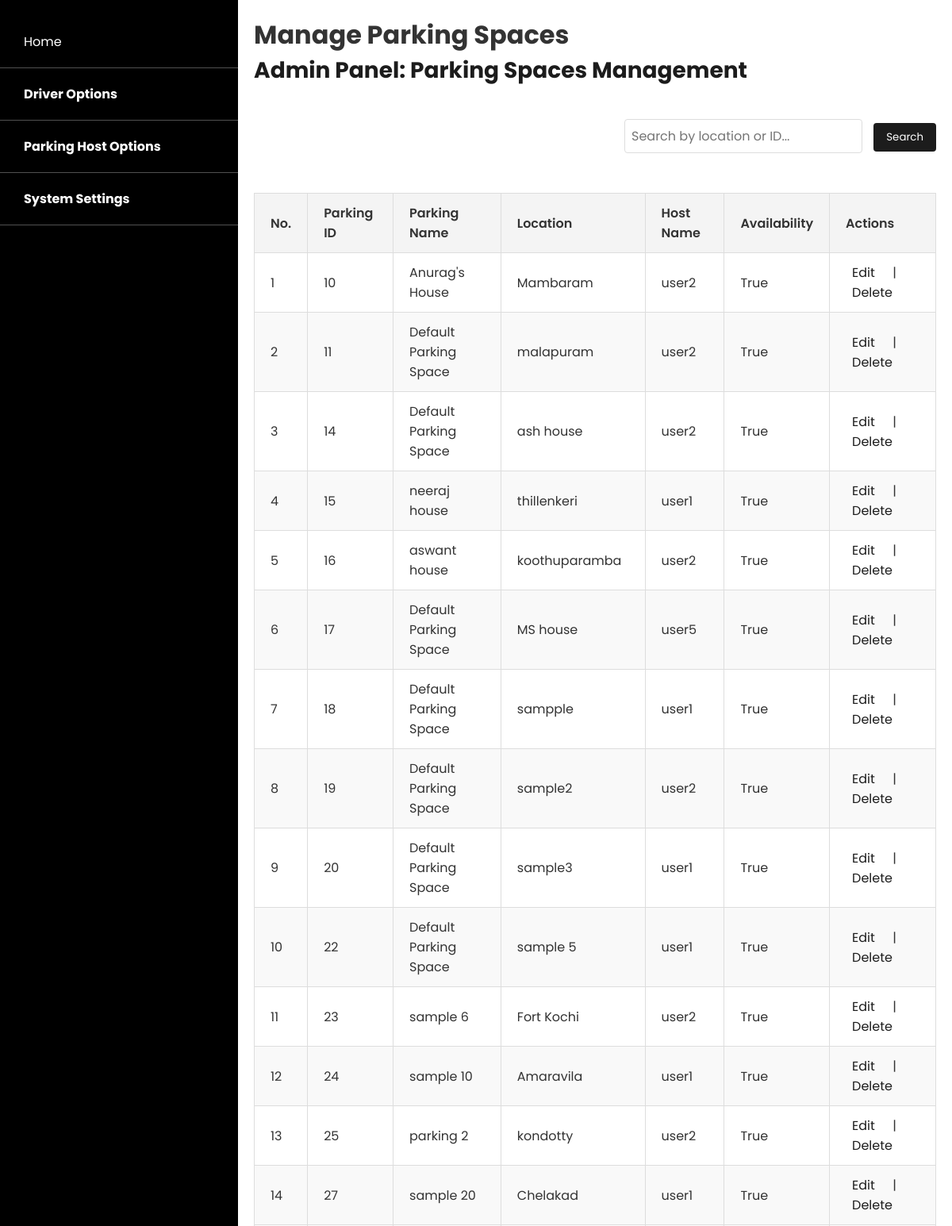
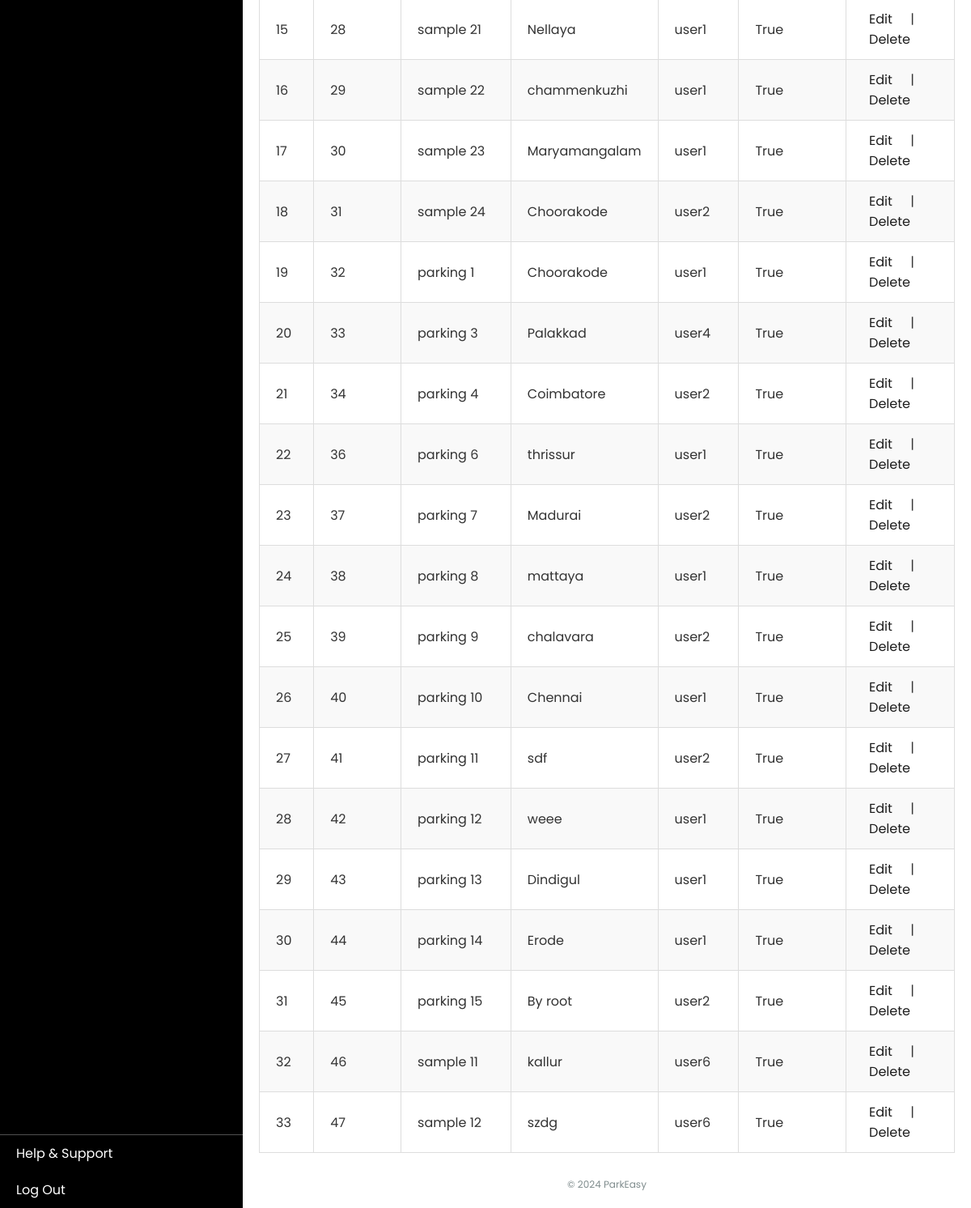
Page /parkeasy/manage-parking-spaces/ (signed in) on the committed database (2 pictures, top to bottom).
### ParkEasyApp/models.py (models this page shows, shortened)
class ParkingSpace(models.Model):
    name = models.CharField(max_length=255)
    host = models.ForeignKey(ParkEasyUser, on_delete=models.CASCADE, related_name="parking_spaces")
    location = models.CharField(max_length=255)
    price_per_hour = models.DecimalField(max_digits=10, decimal_places=2)
    availability = models.BooleanField(default=True)
    amenities = models.TextField(blank=True, null=True)
    rating = models.DecimalField(max_digits=3, decimal_places=2, default=0.0)
    created_at = models.DateTimeField(auto_now_add=True)
    latitude = models.FloatField(null=True, blank=True)
    longitude = models.FloatField(null=True, blank=True)
    image = models.ImageField(upload_to="parking_images/", null=True, blank=True)  # Image field
    class Meta:
        indexes = [
            models.Index(fields=['host', 'location']),
        ]

class ParkEasyUser(models.Model):
    user = models.OneToOneField(User, on_delete=models.CASCADE)
    status = models.CharField(max_length=20, choices=[('active', 'Active'), ('suspended', 'Suspended'), ('pending', 'Pending')], default='active')

### ParkEasyApp/views.py (the view)
# urls.py: path('manage-parking-spaces/', views.manage_parking_spaces, name='manage_parking_spaces'),
@user_passes_test(is_superuser)
def manage_parking_spaces(request):
    parking_spaces = ParkingSpace.objects.all()
    return render(request, 'admin/manage_parking_spaces.html', {'parking_spaces': parking_spaces})

### ParkEasyApp/views.py (called while the page is built)
def is_superuser(user):
    return user.is_authenticated and user.is_superuser

### templates/admin/manage_parking_spaces.html (shortened to what this page needs)
<!DOCTYPE html>
<html lang="en">
{% load static %}
<head>
  <link rel="stylesheet" href="{% static 'css/dashboard.css' %}">
  <link rel="stylesheet" href="{% static 'css/manage_parking_spaces.css' %}">
</head>
<body>
  <div class="sidebar">
    <div class="sidebar-item">
      <a href="{% url 'admin_dashboard' %}" class="home-btn">Home</a>
    </div>
    <div class="sidebar-item">
      <button class="dropdown-btn">Driver Options</button>
    </div>
    <div class="sidebar-item">
      <button class="dropdown-btn">Parking Host Options</button>
    </div>
    <div class="sidebar-item">
      <button class="dropdown-btn">System Settings</button>
    </div>
    <div class="sidebar-footer">
      <a href="{% url 'help_support' %}">Help & Support</a>
      <a href="{% url 'logout' %}">Log Out</a>
    </div>
  </div>
  <div class="main-content">
    <h1>Manage Parking Spaces</h1>
    <h2>Admin Panel: Parking Spaces Management</h2>
    <div class="search-filter">
      <input type="text" id="searchParking" placeholder="Search by location or ID...">
      <button id="searchBtn">Search</button>
    </div>
    <div class="parking-table">
      <table>
        <thead>
          <tr>
            <th>No.</th>
            <th>Parking ID</th>
            <th>Parking Name</th>
            <th>Location</th>
            <th>Host Name</th>
            <th>Availability</th>
            <th>Actions</th>
          </tr>
        </thead>
        <tbody>
          {% for parking in parking_spaces %}
            <tr>
              <td>{{ forloop.counter }}</td>
              <td>{{ parking.id }}</td>
              <td>{{ parking.name }}</td>
              <td>{{ parking.location }}</td>
              <td>{{ parking.host.user.username }}</td>
              <td>{{ parking.availability }}</td>
              <td>
                <a href="{% url 'edit_parking_space' parking.id %}">Edit</a> |
                <a href="{% url 'delete_parking_space' parking.id %}">Delete</a>
              </td>
            </tr>
          {% endfor %}
        </tbody>
      </table>
    </div>
    <div class="footer">© 2024 ParkEasy</div>
  </div>
</body>
</html>

### static/css/dashboard.css (style rules this page uses)
* { font-family: 'Poppins', sans-serif; margin: 0; padding: 0; box-sizing: border-box; }
.sidebar { width: 25%; background-color: #000000; color: white; height: 100vh; padding-top: 20px; position: fixed; top: 0; left: 0; bottom: 0; display: flex; flex-direction: column; justify-content: space-between; overflow-y: auto; transition: width 0.3s ease; }
.sidebar-item { padding: 10px; border-bottom: 1px solid #ededed56; }
.sidebar-item a, .dropdown-btn { color: white; padding: 10px 20px; text-decoration: none; display: block; width: 100%; background-color: #000000; border: none; text-align: left; cursor: pointer; transition: background-color 0.3s ease; }
.dropdown-btn { font-size: 16px; font-weight: bold; background-color: #000000; border: none; cursor: pointer; }
.sidebar-footer { margin-top: auto; border-top: 1px solid #ededed56; transition: margin-top 0.3s ease; }
.sidebar-footer a { padding: 10px 20px; text-decoration: none; display: block; background-color: #000000; color: white; text-align: left; cursor: pointer; }
.main-content { position: relative; margin-left: 25%; width: 75%; padding: 20px; background-color: #ffffff; color: #333333; height: 100vh; display: flex; flex-direction: column; }
.main-content h2 { margin-bottom: 20px; font-size: 28px; color: #1c1c1c; }
.footer { text-align: center; margin-top: auto; font-size: 12px; color: #7f8c8d; }

### static/css/manage_parking_spaces.css (style rules this page uses)
.parking-table { margin-top: 30px; overflow-x: auto; width: 100%; }
.parking-table table { width: 100%; border-collapse: collapse; margin-bottom: 30px; }
.parking-table th, .parking-table td { padding: 12px 20px; text-align: left; border: 1px solid #ddd; }
.parking-table th { background-color: #f4f4f4; color: #333; font-weight: 600; }
.parking-table tr:nth-child(even) { background-color: #f9f9f9; }
.parking-table td a { text-decoration: none; color: #1c1c1c; padding: 8px; margin-right: 10px; border-radius: 4px; transition: background-color 0.3s ease; }
.search-filter { margin: 20px 0; text-align: right; }
.search-filter input { padding: 8px; font-size: 16px; margin-right: 10px; width: 300px; border: 1px solid #ddd; border-radius: 4px; }
.search-filter button { padding: 8px 16px; background-color: #1c1c1c; color: white; border: none; border-radius: 4px; cursor: pointer; }

### rows in the picture
ParkingSpace: id "10", name "Anurag's House", location "Mambaram", host.user.username "user2", availability "True"
ParkingSpace: id "11", name "Default Parking Space", location "malapuram", host.user.username "user2", availability "True"
ParkingSpace: id "14", name "Default Parking Space", location "ash house", host.user.username "user2", availability "True"
ParkingSpace: id "15", name "neeraj house", location "thillenkeri", host.user.username "user1", availability "True"
ParkingSpace: id "16", name "aswant house", location "koothuparamba", host.user.username "user2", availability "True"
ParkingSpace: id "17", name "Default Parking Space", location "MS house", host.user.username "user5", availability "True"
ParkingSpace: id "18", name "Default Parking Space", location "sampple", host.user.username "user1", availability "True"
ParkingSpace: id "19", name "Default Parking Space", location "sample2", host.user.username "user2", availability "True"
ParkingSpace: id "20", name "Default Parking Space", location "sample3", host.user.username "user1", availability "True"
ParkingSpace: id "22", name "Default Parking Space", location "sample 5", host.user.username "user1", availability "True"
ParkingSpace: id "23", name "sample 6", location "Fort Kochi", host.user.username "user2", availability "True"
ParkingSpace: id "24", name "sample 10", location "Amaravila", host.user.username "user1", availability "True"
ParkingSpace: id "25", name "parking 2", location "kondotty", host.user.username "user2", availability "True"
ParkingSpace: id "27", name "sample 20", location "Chelakad", host.user.username "user1", availability "True"
ParkingSpace: id "28", name "sample 21", location "Nellaya", host.user.username "user1", availability "True"
ParkingSpace: id "29", name "sample 22", location "chammenkuzhi", host.user.username "user1", availability "True"
ParkingSpace: id "30", name "sample 23", location "Maryamangalam", host.user.username "user1", availability "True"
ParkingSpace: id "31", name "sample 24", location "Choorakode", host.user.username "user2", availability "True"
ParkingSpace: id "32", name "parking 1", location "Choorakode", host.user.username "user1", availability "True"
ParkingSpace: id "33", name "parking 3", location "Palakkad", host.user.username "user4", availability "True"
ParkingSpace: id "34", name "parking 4", location "Coimbatore", host.user.username "user2", availability "True"
ParkingSpace: id "36", name "parking 6", location "thrissur", host.user.username "user1", availability "True"
ParkingSpace: id "37", name "parking 7", location "Madurai", host.user.username "user2", availability "True"
ParkingSpace: id "38", name "parking 8", location "mattaya", host.user.username "user1", availability "True"
ParkingSpace: id "39", name "parking 9", location "chalavara", host.user.username "user2", availability "True"
ParkingSpace: id "40", name "parking 10", location "Chennai", host.user.username "user1", availability "True"
ParkingSpace: id "41", name "parking 11", location "sdf", host.user.username "user2", availability "True"
ParkingSpace: id "42", name "parking 12", location "weee", host.user.username "user1", availability "True"
ParkingSpace: id "43", name "parking 13", location "Dindigul", host.user.username "user1", availability "True"
ParkingSpace: id "44", name "parking 14", location "Erode", host.user.username "user1", availability "True"
ParkingSpace: id "45", name "parking 15", location "By root", host.user.username "user2", availability "True"
ParkingSpace: id "46", name "sample 11", location "kallur", host.user.username "user6", availability "True"
ParkingSpace: id "47", name "sample 12", location "szdg", host.user.username "user6", availability "True"
